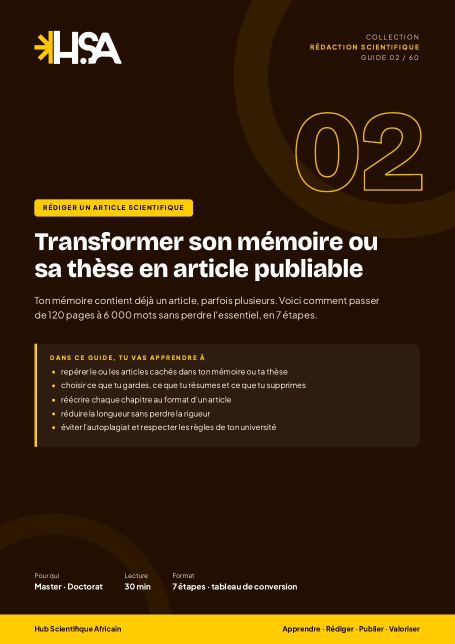
#> input picture media/annexes/couvertures-des-guides-li/guide-02.jpg, 909 x 1287 px, given in place of couvertures-des-guides-li, which was not available (shown at 1/2 size)
$ python controle_visuel.py planche ../media/annexes/couvertures-des-guides-li
#> lines starting #> are read from the running program, lines starting #| are printed output that depends on the picture
"""Contrôle visuel obligatoire avant toute publication HSA (règle du 9 novembre 2026).

Aucune image ne part sur un réseau, le blog ou une publicité sans avoir été regardée en détail :
mains et doigts (nombre, fusion), membres, visages, texte dans l'image (lisible, en bon français,
pas de charabia), billets ou documents inventés, logo HSA correct. Une image défectueuse est
refaite, jamais publiée.

Le registre media/controle-visuel.json garde, pour chaque image (par empreinte SHA-256), le
verdict « ok » ou « refuse », la date et une note. Le robot de publication (publieur/publier.py)
refuse de publier un post dont une image n'est pas marquée « ok ».

  python outils/controle_visuel.py planche IMAGES...          # planche + zooms à inspecter
  python outils/controle_visuel.py valider IMAGES... --note "mains et texte vérifiés"
  python outils/controle_visuel.py refuser IMAGES... --note "trois mains"
  python outils/controle_visuel.py manquants                  # images des posts à venir non validées
"""
import sys, json, glob, hashlib, datetime, pathlib, argparse

RACINE = pathlib.Path(__file__).resolve().parent.parent
REGISTRE = RACINE / "media/controle-visuel.json"
POINTS = ["mains et doigts (5 par main, pas de main en trop ni fusionnée)", "bras, jambes, corps entiers",
          "visages", "texte dans l'image : lisible et en bon français, sinon aucun texte",
          "pas de faux billets, faux documents ou panneaux inventés", "logo HSA et icônes ODD corrects"]


def empreinte_octets(b):
    return hashlib.sha256(b).hexdigest()


def empreinte(chemin):
    return empreinte_octets(pathlib.Path(chemin).read_bytes())


def charger():
    if REGISTRE.exists():
        return json.loads(REGISTRE.read_text(encoding="utf-8"))
    return {}


def enregistrer(reg):
    REGISTRE.write_text(json.dumps(reg, ensure_ascii=False, indent=1, sort_keys=True), encoding="utf-8")


def verdict(reg, h):
    return (reg.get(h) or {}).get("verdict")


def marquer(images, v, note):
    reg = charger()
    jour = datetime.date.today().isoformat()
    for img in images:
        rel = str(pathlib.Path(img).resolve().relative_to(RACINE)) if str(pathlib.Path(img).resolve()).startswith(str(RACINE)) else str(img)
        reg[empreinte(img)] = {"verdict": v, "date": jour, "note": note, "fichier": rel}
    enregistrer(reg)
    print(f"{len(images)} image(s) marquée(s) « {v} »")


def planche(images, sortie):
    """Une planche par image : l'image entière + ses 4 quarts agrandis, pour regarder les détails."""
#> called with sortie = 'controle-visuel'
    from PIL import Image, ImageDraw
    out = pathlib.Path(sortie)
    out.mkdir(parents=True, exist_ok=True)
    for img in images:
        im = Image.open(img).convert("RGB")
#> im is the input picture: PIL image 909x1287 RGB; mean R, G, B 56.7, 36.2, 11.8
        w, h = im.size
#> w = 909; h = 1287
        cell = 700
        sh = Image.new("RGB", (cell * 3, cell * 2), "white")
#> sh: PIL image 2100x1400 RGB; every value is 255
        sh.paste(im.resize((cell, int(cell * h / w)) if w >= h else (int(cell * w / h), cell)), (0, 0))
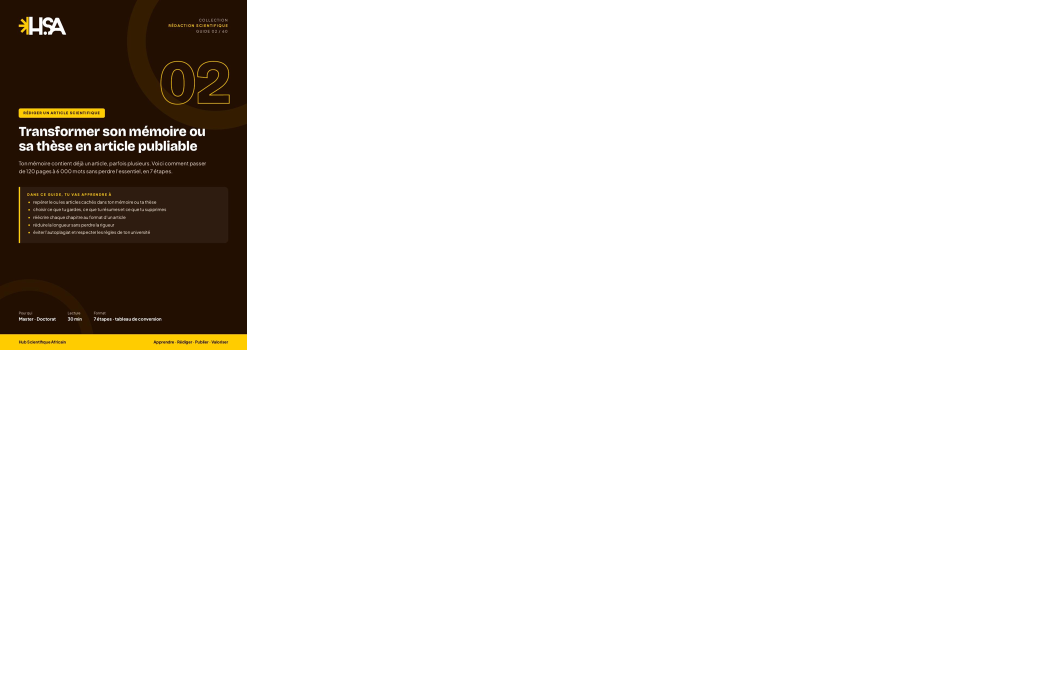
#> sh: PIL image 2100x1400 RGB (shown at 1/2 size); mean R, G, B 231.7, 229.3, 226.4
        quarts = [(0, 0, w // 2, h // 2), (w // 2, 0, w, h // 2), (0, h // 2, w // 2, h), (w // 2, h // 2, w, h)]
        pos = [(cell, 0), (cell * 2, 0), (cell, cell), (cell * 2, cell)]
        for q, p in zip(quarts, pos):
            sh.paste(im.crop(q).resize((cell, cell)), p)
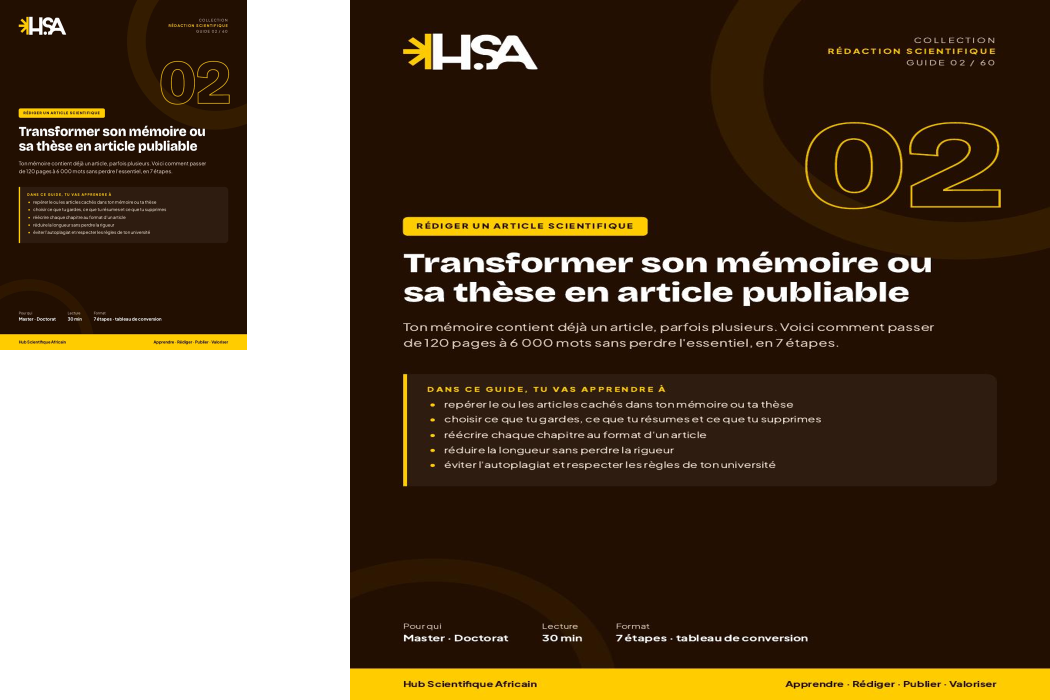
#> sh: PIL image 2100x1400 RGB (shown at 1/2 size); mean R, G, B 99.5, 83.4, 64.3
        d = ImageDraw.Draw(sh)
        d.text((10, cell + 10), "À vérifier :\n- " + "\n- ".join(POINTS), fill="black")
        sh.save(out / (pathlib.Path(img).stem + "-controle.jpg"), quality=88)
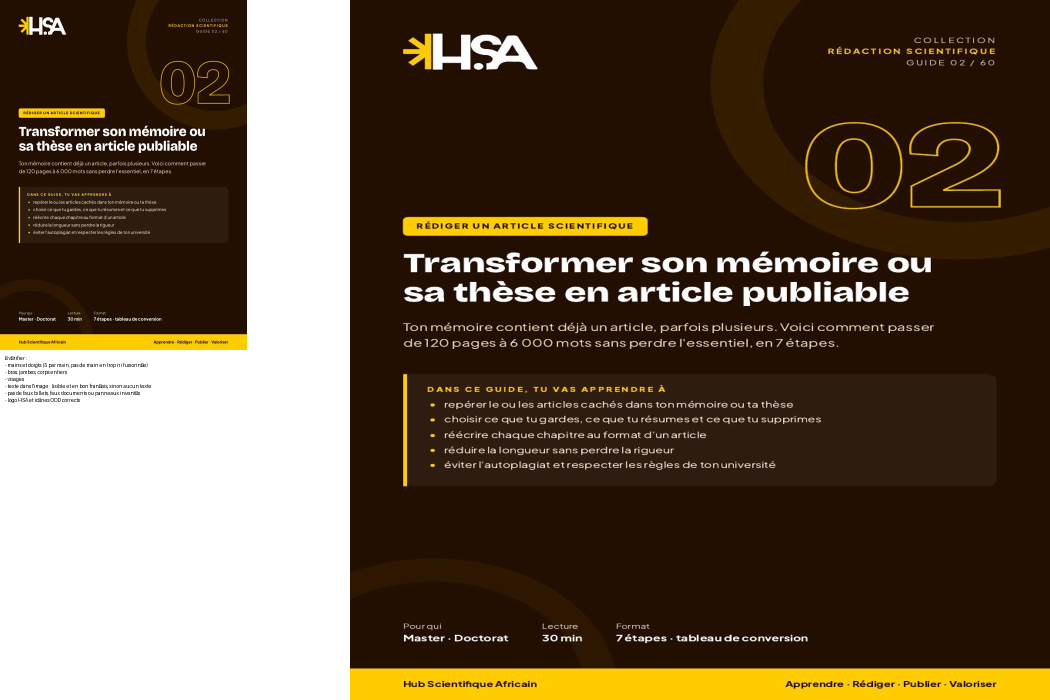
#> saved as couvertures-des-guides-li-controle.jpg: PIL image 2100x1400 RGB (shown at 1/2 size); mean R, G, B 99.2, 83.2, 64.1
    print(f"Planches dans {out}/ : regarde chaque zoom avant de valider.")


def medias_a_venir():
    import yaml
    maintenant = datetime.datetime.now().isoformat()
    for f in sorted(glob.glob(str(RACINE / "calendrier/posts/*.yaml"))):
        p = yaml.safe_load(open(f, encoding="utf-8"))
        if p.get("statut") not in ("prevu", "brouillon") or str(p.get("quand", "")) < maintenant[:19]:
            continue
        for m in p.get("media") or []:
            if not str(m).startswith("http") and str(m).lower().endswith((".jpg", ".jpeg", ".png", ".webp")):
                yield f, RACINE / m


def manquants():
    reg = charger()
    n = 0
    for f, m in medias_a_venir():
        if not m.exists():
            print(f"INTROUVABLE  {m}  ({pathlib.Path(f).name})"); n += 1
        elif verdict(reg, empreinte(m)) != "ok":
            print(f"À VÉRIFIER   {m.relative_to(RACINE)}  ({pathlib.Path(f).name})"); n += 1
    print(f"{n} image(s) à vérifier avant publication")
    return n


if __name__ == "__main__":
    ap = argparse.ArgumentParser()
    ap.add_argument("action", choices=["planche", "valider", "refuser", "manquants"])
    ap.add_argument("images", nargs="*")
    ap.add_argument("--note", default="")
    ap.add_argument("--sortie", default="controle-visuel")
    a = ap.parse_args()
    if a.action == "planche":
        planche(a.images, a.sortie)
    elif a.action in ("valider", "refuser"):
        if not a.note:
            sys.exit("Ajoute --note pour dire ce qui a été vérifié (ou le défaut trouvé).")
        marquer(a.images, "ok" if a.action == "valider" else "refuse", a.note)
    else:
        sys.exit(1 if manquants() else 0)

$ run again, on media/annexes/prix-de-la-valorisation-2/hsa-prix-valorisation-1080x1350.jpg
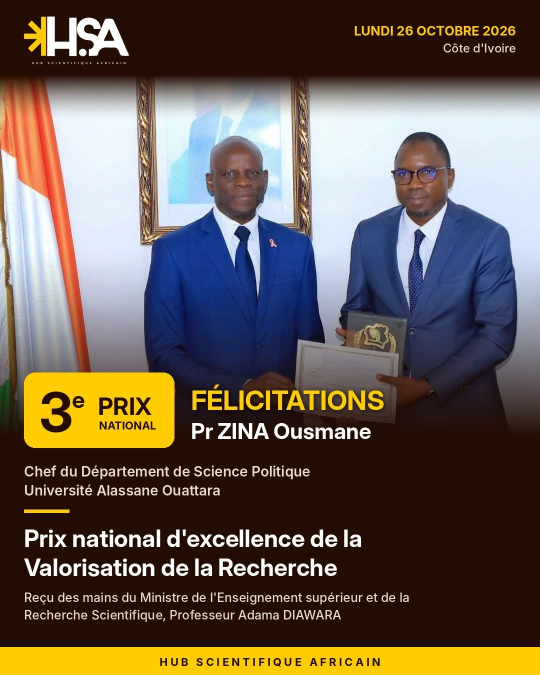
#> input picture media/annexes/prix-de-la-valorisation-2/hsa-prix-valorisation-1080x1350.jpg, 1080 x 1350 px, given in place of prix-de-la-valorisation-2, which was not available (shown at 1/2 size)
#> in planche, im is the input picture: PIL image 1080x1350 RGB; mean R, G, B 105, 92.5, 80.8
#> in planche, `sh.paste(im.resize((cell, int(cell * h / w)) if w >= h else (int(cell ..`:
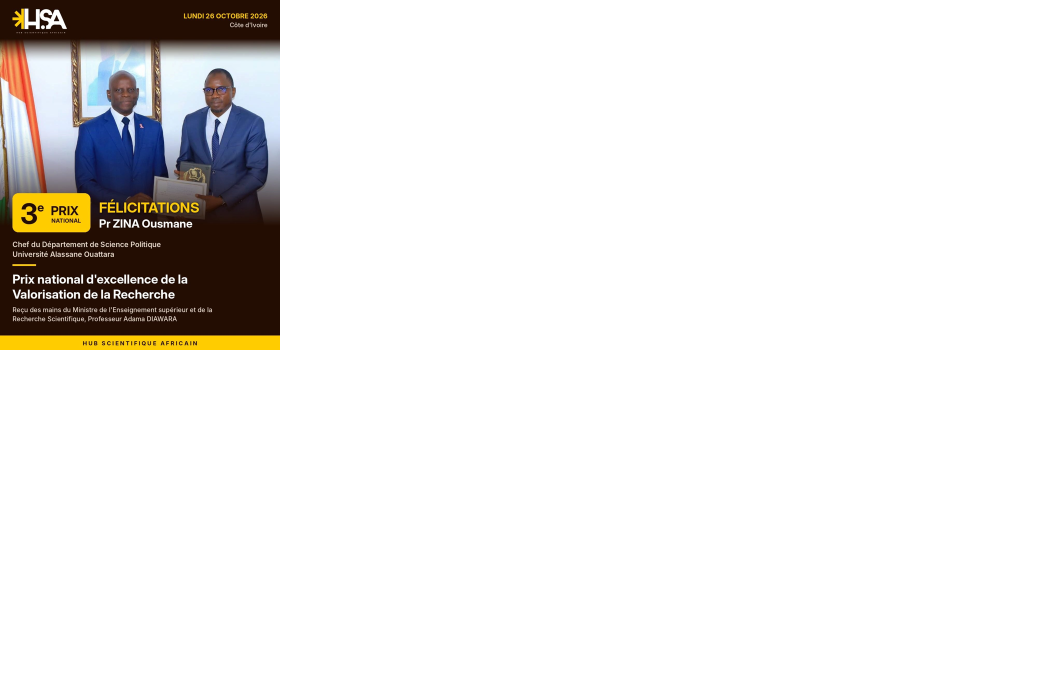
#> sh: PIL image 2100x1400 RGB (shown at 1/2 size); mean R, G, B 235, 233.3, 231.8
#> in planche, `sh.save(out / (pathlib.Path(img).stem + "-controle.jpg"), quality=88)`:
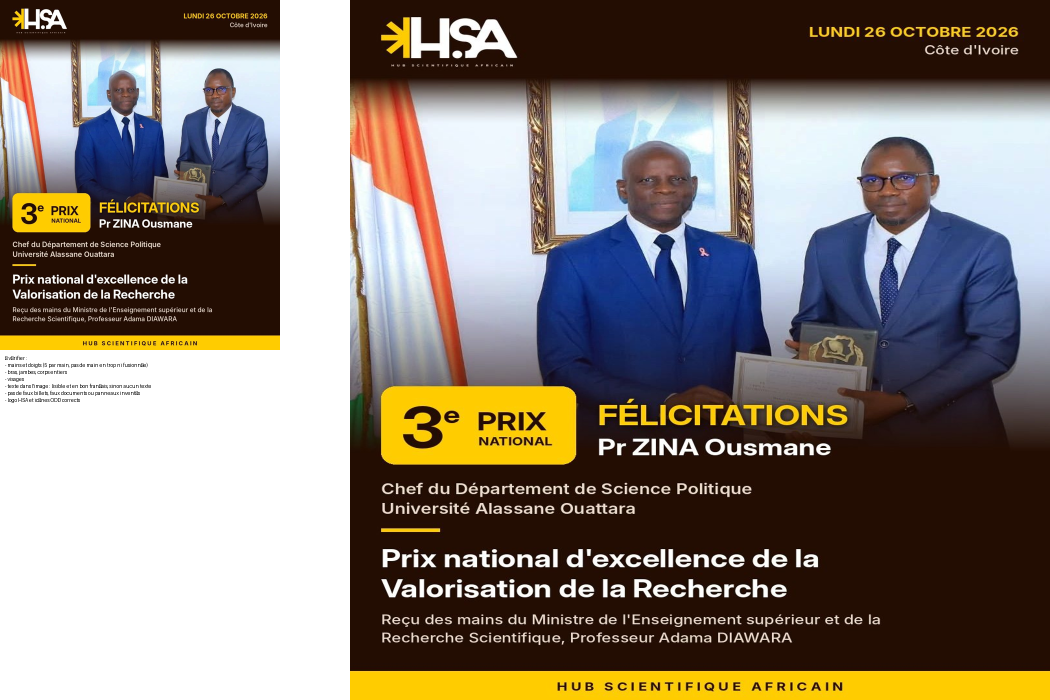
#> saved as prix-de-la-valorisation-2-controle.jpg: PIL image 2100x1400 RGB (shown at 1/2 size); mean R, G, B 134.8, 124.7, 115.4
